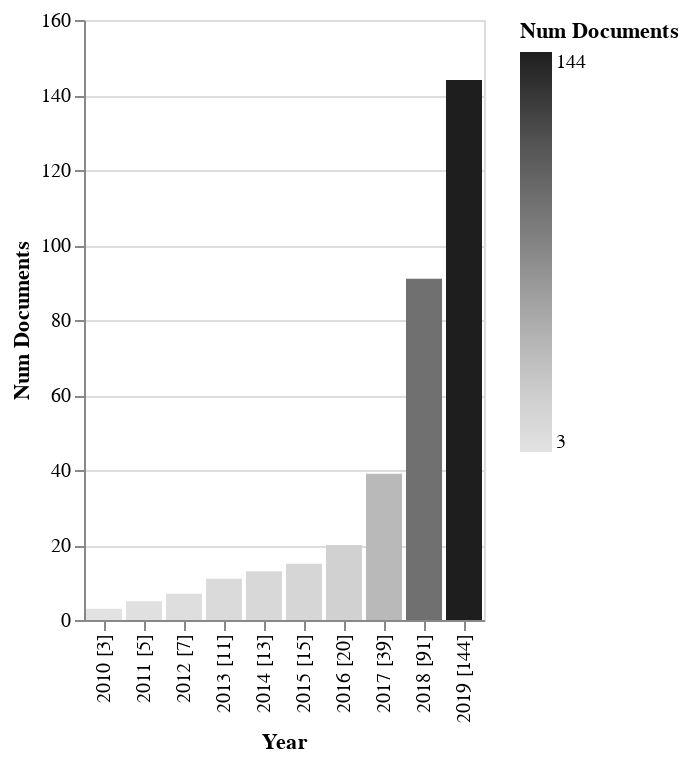

Notebook source saved alongside this figure:
### Code cell
rdf.documents_by_year(cumulative=True).altair_barplot()

### Figure 1 — Vega-Lite specification as saved in the notebook (floating-point values rounded to 4 significant figures)
{"config": {"view": {"continuousWidth": 400, "continuousHeight": 300}}, "data": {"name": "data-39cc4f0c9870f7d6294d597d94cbdbce"}, "mark": "bar", "encoding": {"color": {"type": "quantitative", "field": "Num Documents", "scale": {"scheme": "greys"}}, "x": {"type": "nominal", "field": "Year", "sort": {"field": "Num Documents:Q"}}, "y": {"type": "quantitative", "field": "Num Documents"}}, "$schema": "https://vega.github.io/schema/vega-lite/v4.8.1.json", "datasets": {"data-39cc4f0c9870f7d6294d597d94cbdbce": [{"Year": "2010 [3]", "Num Documents": 3, "ID": ["[*141*]", "[*142*]", "[*143*]"]}, {"Year": "2011 [5]", "Num Documents": 5, "ID": ["[*139*]", "[*140*]"]}, {"Year": "2012 [7]", "Num Documents": 7, "ID": ["[*137*]", "[*138*]"]}, {"Year": "2013 [11]", "Num Documents": 11, "ID": ["[*133*]", "[*134*]", "[*135*]", "[*136*]"]}, {"Year": "2014 [13]", "Num Documents": 13, "ID": ["[*131*]", "[*132*]"]}, {"Year": "2015 [15]", "Num Documents": 15, "ID": ["[*129*]", "[*130*]"]}, {"Year": "2016 [20]", "Num Documents": 20, "ID": ["[*124*]", "[*125*]", "[*126*]", "[*127*]", "[*128*]"]}, {"Year": "2017 [39]", "Num Documents": 39, "ID": ["[*105*]", "[*106*]", "[*107*]", "[*108*]", "[*109*]", "[*110*]", "[*111*]", "[*112*]", "[*113*]", "[*114*]", "[*115*]", "[*116*]", "[*117*]", "[*118*]", "[*119*]", "[*120*]", "[*121*]", "[*122*]", "[*123*]"]}, {"Year": "2018 [91]", "Num Documents": 91, "ID": ["[*53*]", "[*54*]", "[*55*]", "[*56*]", "[*57*]", "[*58*]", "[*59*]", "[*60*]", "[*61*]", "[*62*]", "[*63*]", "[*64*]", "[*65*]", "[*66*]", "[*67*]", "[*68*]", "[*69*]", "[*70*]", "[*71*]", "[*72*]", "[*73*]", "[*74*]", "[*75*]", "[*76*]", "[*77*]", "[*78*]", "[*79*]", "[*80*]", "[*81*]", "[*82*]", "[*83*]", "[*84*]", "[*85*]", "[*86*]", "[*87*]", "[*88*]", "[*89*]", "[*90*]", "[*91*]", "[*92*]", "[*93*]", "[*94*]", "[*95*]", "[*96*]", "[*97*]", "[*98*]", "[*99*]", "[*100*]", "[*101*]", "[*102*]", "[*103*]", "[*104*]"]}, {"Year": "2019 [144]", "Num Documents": 144, "ID": ["[*0*]", "[*1*]", "[*2*]", "[*3*]", "[*4*]", "[*5*]", "[*6*]", "[*7*]", "[*8*]", "[*9*]", "[*10*]", "[*11*]", "[*12*]", "[*13*]", "[*14*]", "[*15*]", "[*16*]", "[*17*]", "[*18*]", "[*19*]", "[*20*]", "[*21*]", "[*22*]", "[*23*]", "[*24*]", "[*25*]", "[*26*]", "[*27*]", "[*28*]", "[*29*]", "[*30*]", "[*31*]", "[*32*]", "[*33*]", "[*34*]", "[*35*]", "[*36*]", "[*37*]", "[*38*]", "[*39*]", "[*40*]", "[*41*]", "[*42*]", "[*43*]", "[*44*]", "[*45*]", "[*46*]", "[*47*]", "[*48*]", "[*49*]", "[*50*]", "[*51*]", "[*52*]"]}]}}
